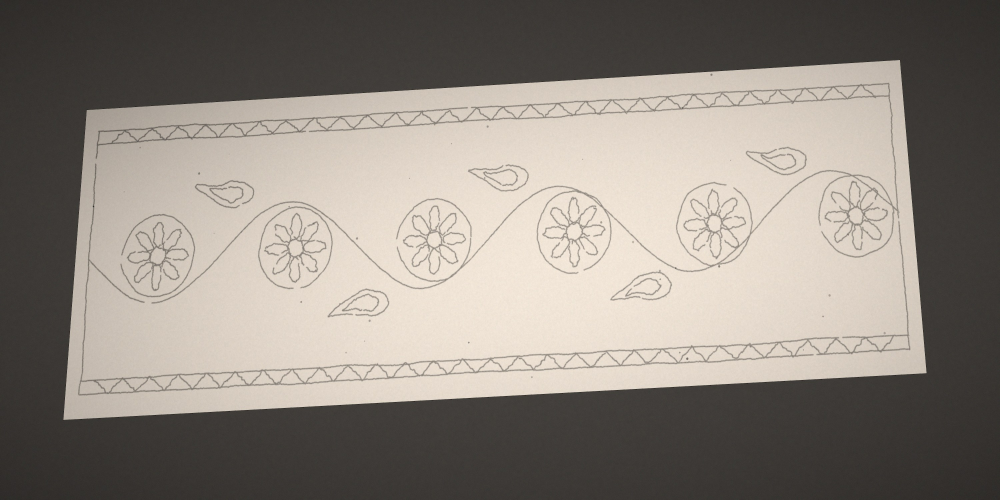
#> input picture backend/samples/03_phone_photo.jpg, 3000 x 1500 px (shown at 1/3 size)
$ python split_by_colour.py samples/03_phone_photo.jpg samples/05_peacock_phone_photo.jpg
#> lines starting #> are read from the running program, lines starting #| are printed output that depends on the picture; after the words box and inside, x2 and y2 are one past the last pixel; in counts of white or black regions, pixels touching at a corner belong together
"""Split an outlined colour image into one layer per border colour.
Pixels are copied as they are (never redrawn, resized or blurred), so stacking
the layers gives back the exact original image."""
import sys, os
import cv2
import numpy as np

K = 16          # colours to look for first
SAME = 26.0     # hue distance (Lab a/b) below which two colours are one layer
WHITE = 18.0
STRONG = 45.0   # Lab distance from paper: the solid core of a line (used to find colours)    # Lab distance from paper white below which a pixel is background

def main(src, outdir):
#> called with src = 'samples/03_phone_photo.jpg', outdir = 'samples/05_peacock_phone_photo.jpg'
    bgr = cv2.imread(src)
#> bgr is the input picture: shape (1500, 3000, 3); mean B, G, R 126.2, 134.1, 141.6
    h, w = bgr.shape[:2]
#> h = 1500; w = 3000
    lab = cv2.cvtColor(bgr.astype(np.float32) / 255, cv2.COLOR_BGR2LAB).reshape(-1, 3)
    paper = np.median(lab[lab[:, 0] > 90], axis=0)
#> paper = [91.04, 1.75, 8.27]
    far = np.linalg.norm(lab - paper, axis=1)
    ink = far >= WHITE                                               # everything that is not paper
    strong = far >= STRONG                                           # the solid core of each line

    # colour of a pixel = its hue (a, b) plus a little lightness, so faded edges join their line
    feat = lab * np.float32([0.15, 1, 1])
    s = feat[strong][np.random.default_rng(0).choice(strong.sum(), min(strong.sum(), 80000), replace=False)]
    _, lbl, c = cv2.kmeans(s, K, None, (cv2.TERM_CRITERIA_EPS + cv2.TERM_CRITERIA_MAX_ITER, 50, 0.2), 4, cv2.KMEANS_PP_CENTERS)
#> c = 16 rows, first 8: [3.62, 1.14, 2.5], [3.82, 0.281, 3.55], [6.28, 1.27, 5.72], [3.68, -0.413, 2.69], [3.15, -0.41, 2.74], [3.29, 1.61, 1.27], [3.34, 1.15, 2.53], [3.69, 1.6, 2.66]
    share = np.bincount(lbl.ravel(), minlength=K)
#> share = [31628, 2877, 153, 3614, 2032, 1428, 15864, 1307, 78, 1451, 7470, 11100, 182, 338, 244, 234]
    keep = []
    for i in np.argsort(-share):                                    # merge clusters of the same colour
        if share[i] < 0.003 * len(s):
            continue
        if all(np.linalg.norm(c[i] - c[j]) >= SAME for j in keep):
            keep.append(i)
#> this loop made 16 passes
#> i on passes 2 to 13: 6, 11, 10, 3, 1, 4, 9, 5, 7, 13, 14, 15
#> after the loop, keep = [0]
    c = c[keep]
#> c = [[3.62, 1.14, 2.5]]
    owner = np.full(h * w, -1, np.int32)
    owner[strong] = np.argmin(((feat[strong][:, None] - c[None]) ** 2).sum(-1), axis=1)
    owner = owner.reshape(h, w)
    # faded edge pixels belong to the line they fade from: take the label of the nearest solid pixel
    core = owner >= 0
    _, idx = cv2.distanceTransformWithLabels((~core).astype(np.uint8), cv2.DIST_L2, 5, labelType=cv2.DIST_LABEL_PIXEL)
    lookup = np.full(idx.max() + 1, -1, np.int32); lookup[idx[core]] = owner[core]
    faded = ink.reshape(h, w) & ~core
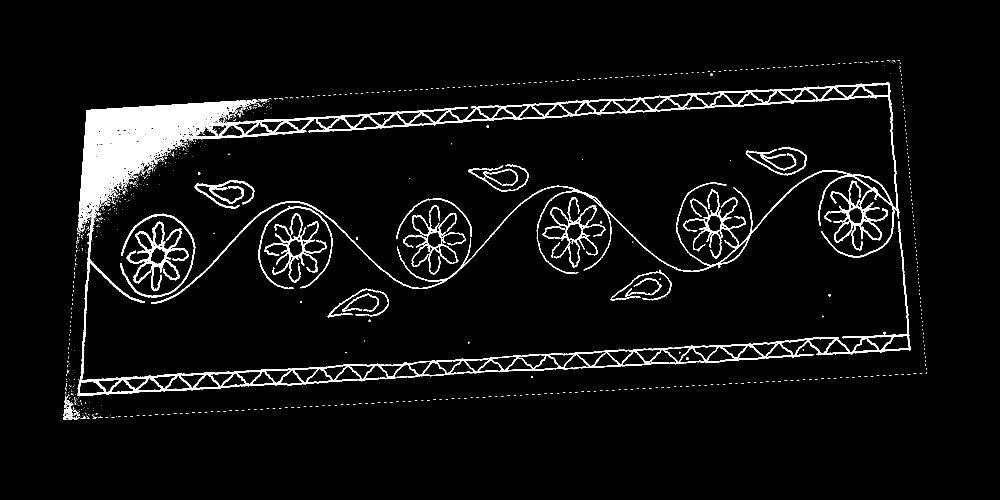
#> faded: shape (1500, 3000) bool (shown at 1/3 size); 4.8% white; 1240 white regions (1179 under 20 px), largest, box (x1, y1, x2, y2) and area: (232, 248, 2732, 1189) 165863, (380, 665, 567, 874) 6911, (795, 639, 979, 848) 5220
    owner[faded] = lookup[idx[faded]]
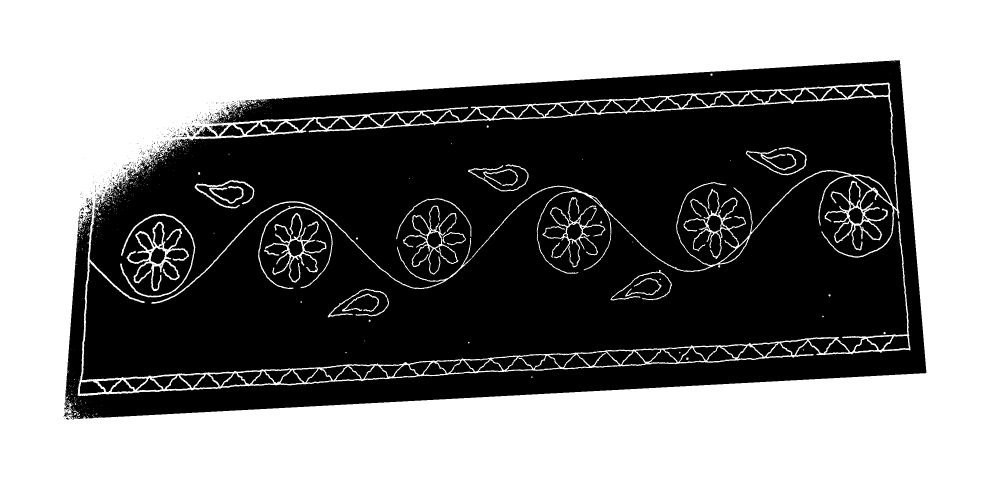
#> owner: shape (1500, 3000) int32 (shown at 1/3 size); values -1 (black) and 0 (white), 52.6% white; 725 black regions (568 under 20 px), largest, box (x1, y1, x2, y2) and area: (192, 181, 2779, 1258) 1972467, (1734, 1056, 1856, 1100) 3252, (1520, 1065, 1636, 1112) 3047

    os.makedirs(outdir, exist_ok=True)
    layers = []
    for k in range(len(c)):
        mask = owner == k
        rgba = np.zeros((h, w, 4), np.uint8)
        rgba[..., :3][mask] = bgr[mask]                             # original pixels, untouched
        rgba[..., 3][mask] = 255
        cv2.imwrite(f"{outdir}/layer_{k + 1:02d}.png", rgba)
        layers.append((mask, rgba))
#> this loop made 1 pass
#> pass 1, in main, `cv2.imwrite(f"{outdir}/layer_{k + 1:02d}.png", rgba)`:
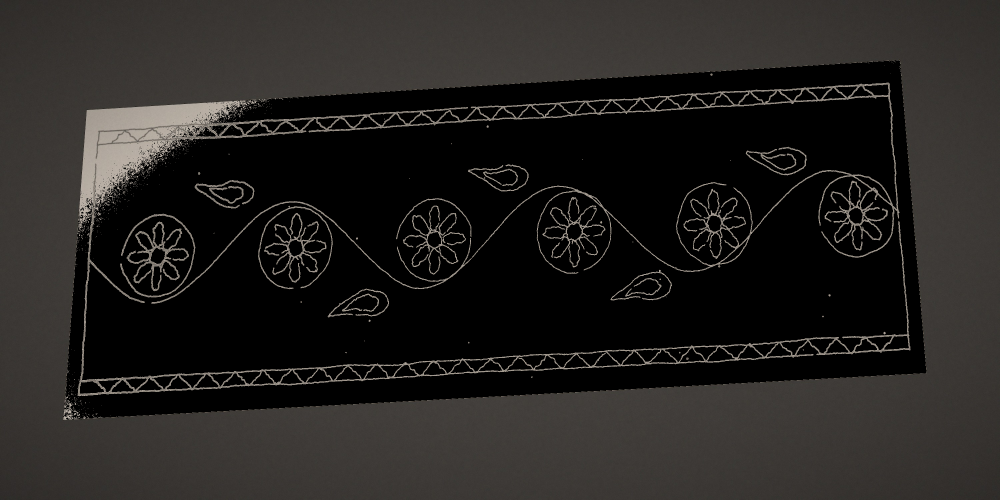
#> saved as layer_01.png: shape (1500, 3000, 4) (shown at 1/3 size); mean B, G, R, A 32.1, 34.1, 36.3, 134
#> after the loop, layers = 1 item
    bg = np.zeros((h, w, 4), np.uint8)
    bg[..., :3][owner < 0] = bgr[owner < 0]; bg[..., 3][owner < 0] = 255
#> after `bg[..., :3][owner < 0] = bgr[owner < 0]`:
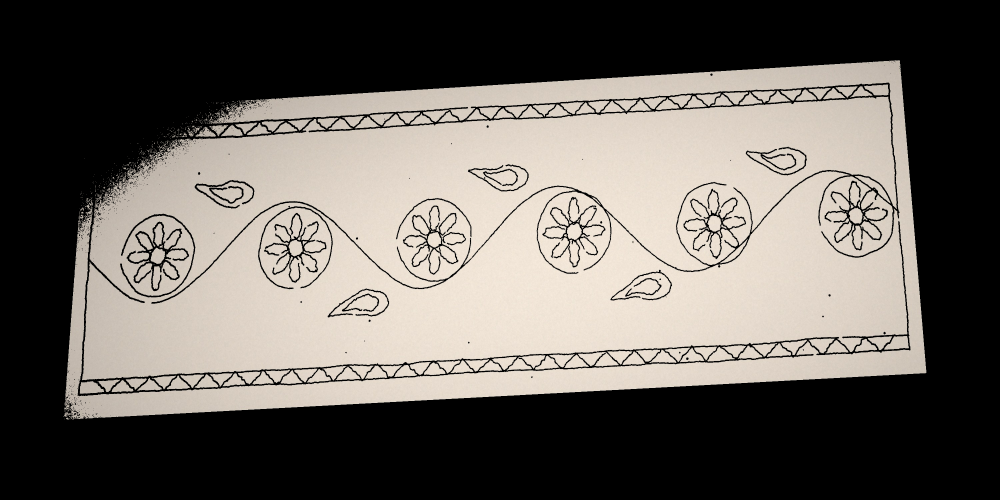
#> bg: shape (1500, 3000, 4) (shown at 1/3 size); mean B, G, R, A 94.1, 100, 105.3, 0
    cv2.imwrite(f"{outdir}/layer_00_background.png", bg)

    # proof: stack the layers back and compare with the original, pixel by pixel
    rebuilt = np.zeros_like(bgr)
    for m, rgba in [(owner < 0, bg)] + layers:
        rebuilt[m] = rgba[..., :3][m]
#> this loop made 2 passes
    diff = int(np.count_nonzero(np.any(rebuilt != bgr, axis=2)))
#> diff = 0
    counts = [int(m.sum()) for m, _ in layers]
#> counts = [2365426]
    print(f"size {w}x{h}, {len(c)} colour layers + background, pixels in >1 layer: 0, pixels changed: {diff}")
#| size 3000x1500, 1 colour layers + background, pixels in >1 layer: 0, pixels changed: 0
    for k, (m, _) in enumerate(layers):
        col = bgr[m].mean(0)[::-1].astype(int)
        print(f"layer {k + 1}: {counts[k]} px, avg colour #%02x%02x%02x" % tuple(col))
#> this loop made 1 pass
#> col on pass 1: [69, 64, 61]
#| layer 1: 2365426 px, avg colour #45403d

    # contact sheet: each layer on white, small
    tiles = []
    for m, _ in layers:
        t = np.full_like(bgr, 255); t[m] = bgr[m]
        tiles.append(cv2.resize(t, (w // 3, h // 3), interpolation=cv2.INTER_AREA))
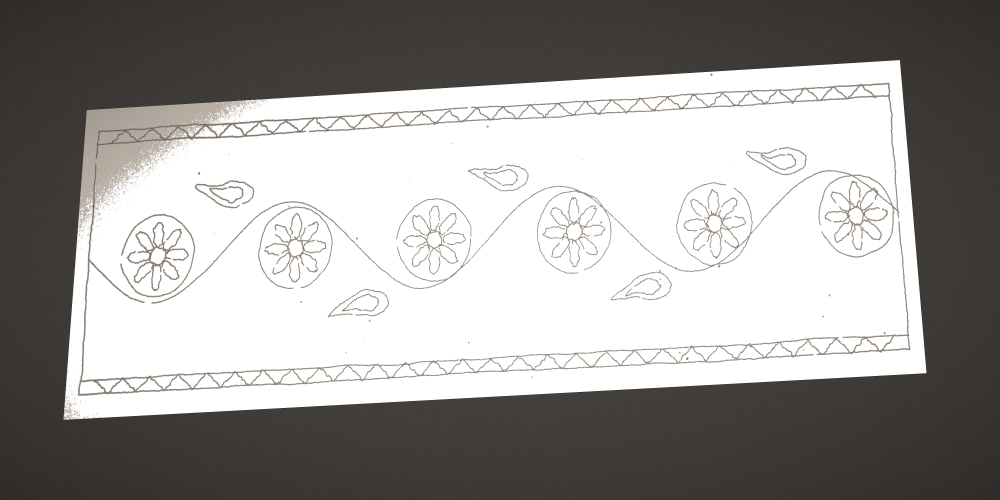
#> t: shape (1500, 3000, 3) (shown at 1/3 size); mean B, G, R 153.1, 155.1, 157.3
#> after the loop, tiles = 1 item
    while len(tiles) % 4:
        tiles.append(np.full_like(tiles[0], 255))
#> this loop made 3 passes
#> after the loop, tiles = 4 items
    rows = [np.hstack([cv2.copyMakeBorder(t, 4, 4, 4, 4, cv2.BORDER_CONSTANT, value=(200, 200, 200)) for t in tiles[i:i + 4]]) for i in range(0, len(tiles), 4)]
#> rows = 1 item
    cv2.imwrite(f"{outdir}/all_layers_preview.png", np.vstack(rows))
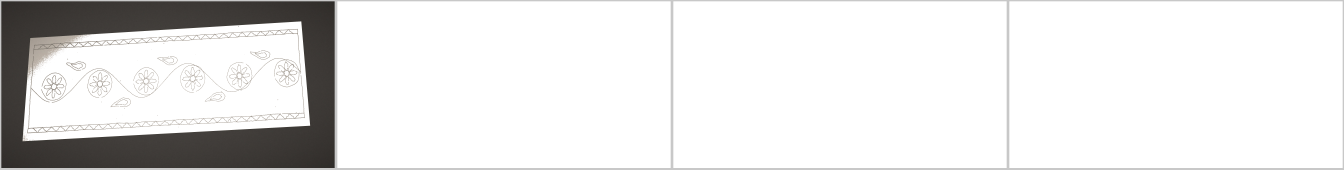
#> saved as all_layers_preview.png: shape (508, 4032, 3) (shown at 1/3 size); mean B, G, R 228.8, 229.3, 229.8

main(sys.argv[1], sys.argv[2])

$ run again, on backend/samples/07_color_border.jpg
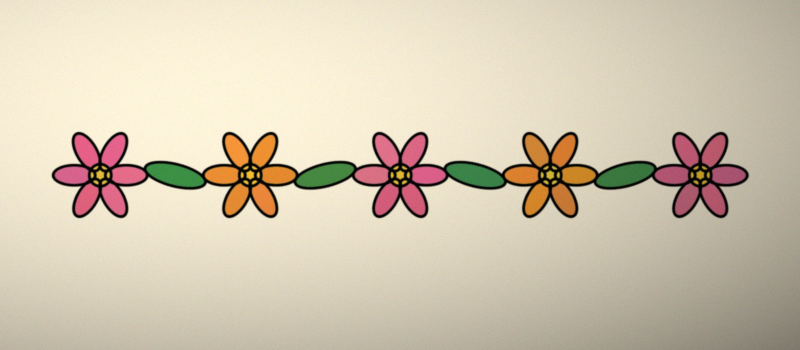
#> input picture backend/samples/07_color_border.jpg, 1600 x 700 px (shown at 1/2 size)
#> in main, bgr is the input picture: shape (700, 1600, 3); mean B, G, R 176.1, 198, 210
#> paper = [93.78, -0.688, 13.28]
#> in main, `_, lbl, c = cv2.kmeans(s, K, None, (cv2.TERM_CRITERIA_EPS + cv2.TERM_C..`: c = 16 rows, first 8: [6.81, 14.34, 37.38], [7.83, 41.8, 5.34], [3.24, -0.412, 6.53], [7.79, -39.07, 31.95], [9.8, 28.87, 58.72], [2.95, 18.15, 1.21], [9.07, 21.71, 52.58], [6.97, -33.67, 24.98]
#> share = [1793, 7446, 6265, 4318, 9357, 3344, 5211, 5153, 4580, 1132, 7026, 1410, 2100, 4725, 958, 15182]
#> the loop in main, `for i in np.argsort(-share):` made 16 passes
#> i on passes 1, 2, 3, 4, 5, 8, 10, 11: 15, 4, 1, 10, 2, 13, 3, 5
#> after the loop in main, `for i in np.argsort(-share):`: keep = [15, 4, 1, 7, 9]
#> in main, `c = c[keep]`: c = [[0.34, 0.702, 0.995], [9.8, 28.87, 58.72], [7.83, 41.8, 5.34], [6.97, -33.67, 24.98], [10.74, 0.664, 61.95]]
#> faded: shape (700, 1600) bool; 17.7% white; 1656 white regions (1582 under 20 px), largest, box (x1, y1, x2, y2) and area: (496, 0, 1600, 700) 185276, (0, 653, 267, 700) 4647, (265, 682, 328, 700) 326
#> owner: shape (700, 1600) int32; 6 distinct labels, from -1 to 4
#> the loop in main, `for k in range(len(c)):` made 5 passes
#> after the loop in main, `for k in range(len(c)):`: layers = 5 items
#> the loop in main, `for m, rgba in [(owner < 0, bg)] + layers:` made 6 passes
#> diff = 0
#> counts = [235317, 22125, 34885, 14697, 3631]
#| size 1600x700, 5 colour layers + background, pixels in >1 layer: 0, pixels changed: 0
#> the loop in main, `for k, (m, _) in enumerate(layers):` made 5 passes
#> col on passes 1 to 5: [154, 147, 131], [214, 131, 49], [196, 92, 120], [59, 125, 64], [167, 136, 46]
#> (printed output is left out)
#> the loop in main, `for m, _ in layers:` made 5 passes
#> after the loop in main, `for m, _ in layers:`:
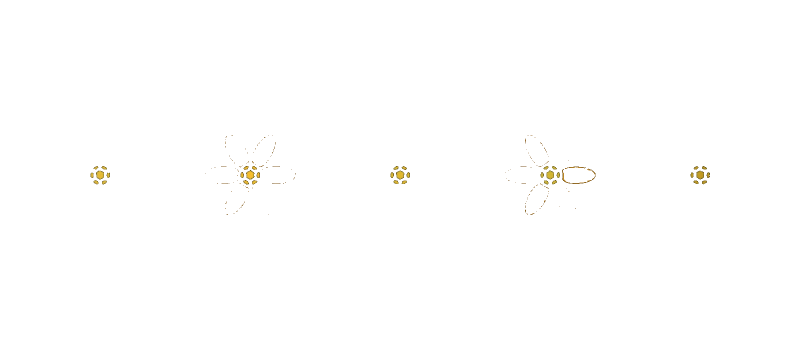
#> t: shape (700, 1600, 3) (shown at 1/2 size); mean B, G, R 254.3, 254.6, 254.7
#> after the loop in main, `for m, _ in layers:`: tiles = 5 items
#> the loop in main, `while len(tiles) % 4:` made 3 passes
#> after the loop in main, `while len(tiles) % 4:`: tiles = 8 items
#> rows = 2 items
#> in main, `cv2.imwrite(f"{outdir}/all_layers_preview.png", np.vstack(rows))`:
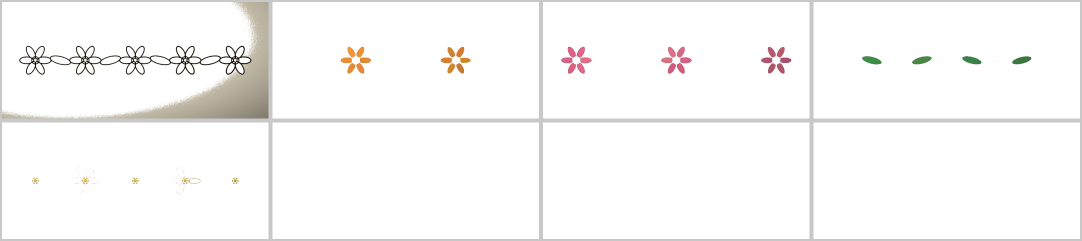
#> saved as all_layers_preview.png: shape (482, 2164, 3) (shown at 1/2 size); mean B, G, R 247.9, 248.6, 249.2
